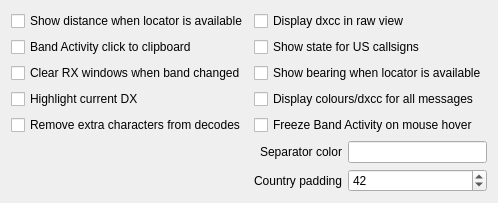
         <widget class="QWidget" name="wsjtz_rx_windows_tab">
          <attribute name="title">
           <string>RX  Windows</string>
          </attribute>
          <layout class="QGridLayout" name="gridLayout_21">
           <item row="6" column="1">
            <widget class="QLabel" name="label_23">
             <property name="text">
              <string>Country padding</string>
             </property>
             <property name="alignment">
              <set>Qt::AlignRight|Qt::AlignTrailing|Qt::AlignVCenter</set>
             </property>
            </widget>
           </item>
           <item row="0" column="0">
            <widget class="QCheckBox" name="cb_showDistance">
             <property name="toolTip">
              <string>&lt;html&gt;&lt;head/&gt;&lt;body&gt;&lt;p&gt;If a station sends locator, calculate and show the distance in Band Activity pane.&lt;/p&gt;&lt;/body&gt;&lt;/html&gt;</string>
             </property>
             <property name="text">
              <string>Show distance when locator is available</string>
             </property>
            </widget>
           </item>
           <item row="0" column="1" colspan="2">
            <widget class="QCheckBox" name="cb_rawViewDXCC">
             <property name="text">
              <string>Display dxcc in raw view</string>
             </property>
            </widget>
           </item>
            <item row="1" column="0">
            <widget class="QCheckBox" name="cb_copyOnClickBA">
                <property name="text">
                <string>Band Activity click to clipboard</string>
                </property>
            </widget>
            </item>
           <item row="1" column="1" colspan="2">
            <widget class="QCheckBox" name="cb_showState">
             <property name="text">
              <string>Show state for US callsigns</string>
             </property>
            </widget>
           </item>
           <item row="4" column="0">
            <widget class="QCheckBox" name="cb_removeExtra">
             <property name="toolTip">
              <string>&lt;html&gt;&lt;head/&gt;&lt;body&gt;&lt;p&gt;Remove extra characters from decode lines like &amp;quot;a1&amp;quot;, &amp;quot;a7&amp;quot;, etc.&lt;/p&gt;&lt;/body&gt;&lt;/html&gt;</string>
             </property>
             <property name="text">
              <string>Remove extra characters from decodes</string>
             </property>
            </widget>
           </item>
           <item row="2" column="1" colspan="2">
            <widget class="QCheckBox" name="cb_showBearing">
             <property name="text">
              <string>Show bearing when locator is available</string>
             </property>
            </widget>
           </item>
           <item row="2" column="0">
            <widget class="QCheckBox" name="cb_clearRx">
             <property name="text">
              <string>Clear RX windows when band changed</string>
             </property>
            </widget>
           </item>
           <item row="4" column="1" colspan="2">
            <widget class="QCheckBox" name="cb_freezeBA">
             <property name="text">
              <string>Freeze Band Activity on mouse hover</string>
             </property>
            </widget>
           </item>
           <item row="5" column="2">
            <widget class="QLineEdit" name="le_separatorColor">
             <property name="text">
              <string/>
             </property>
            </widget>
           </item>
           <item row="3" column="0">
            <widget class="QCheckBox" name="cb_highlightDX">
             <property name="toolTip">
              <string>&lt;html&gt;&lt;head/&gt;&lt;body&gt;&lt;p&gt;Marks the callsign of our QSO partner in Band Activity box.&lt;/p&gt;&lt;/body&gt;&lt;/html&gt;</string>
             </property>
             <property name="text">
              <string>Highlight current DX</string>
             </property>
            </widget>
           </item>
           <item row="3" column="1" colspan="2">
            <widget class="QCheckBox" name="cb_colourAll">
             <property name="toolTip">
              <string>&lt;html&gt;&lt;head/&gt;&lt;body&gt;&lt;p&gt;Colour and show dxcc for all messages, not just CQ.&lt;/p&gt;&lt;/body&gt;&lt;/html&gt;</string>
             </property>
             <property name="text">
              <string>Display colours/dxcc for all messages</string>
             </property>
            </widget>
           </item>
           <item row="5" column="1">
            <widget class="QLabel" name="label_22">
             <property name="text">
              <string>Separator color</string>
             </property>
             <property name="alignment">
              <set>Qt::AlignRight|Qt::AlignTrailing|Qt::AlignVCenter</set>
             </property>
            </widget>
           </item>
           <item row="6" column="2">
            <widget class="QSpinBox" name="sb_padding">
             <property name="value">
              <number>42</number>
             </property>
            </widget>
           </item>
          </layout>
         </widget>
